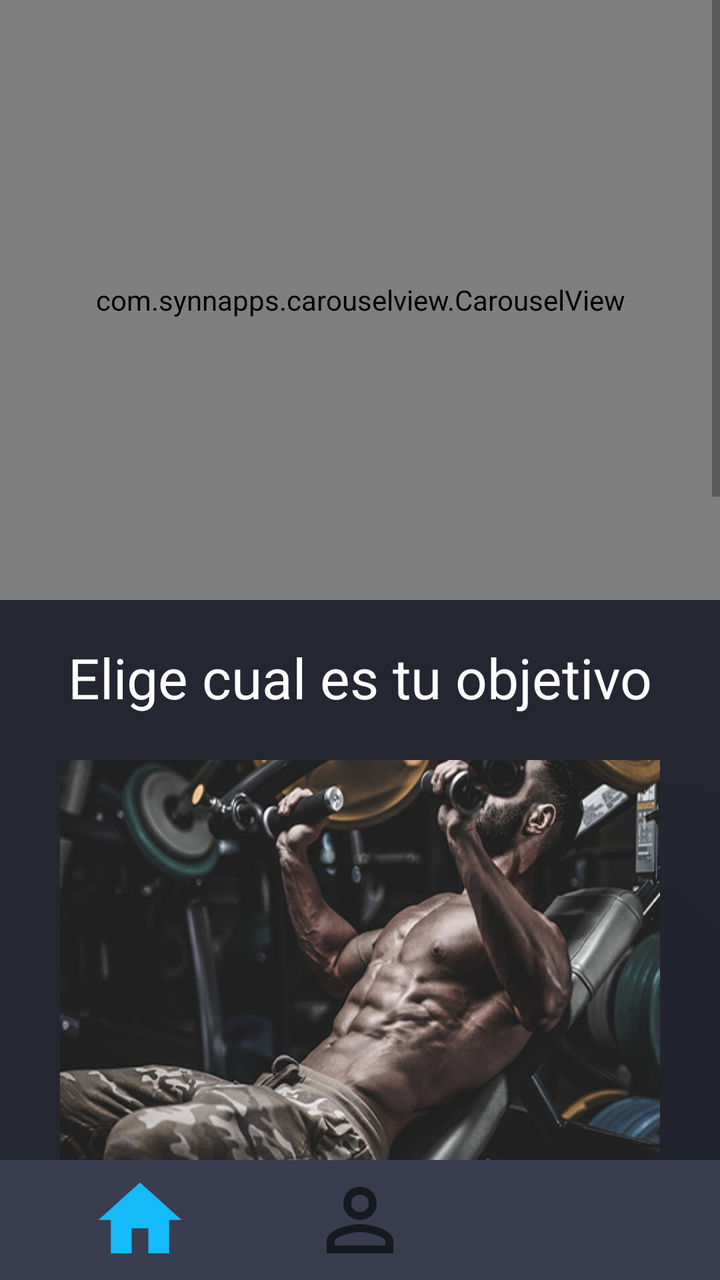
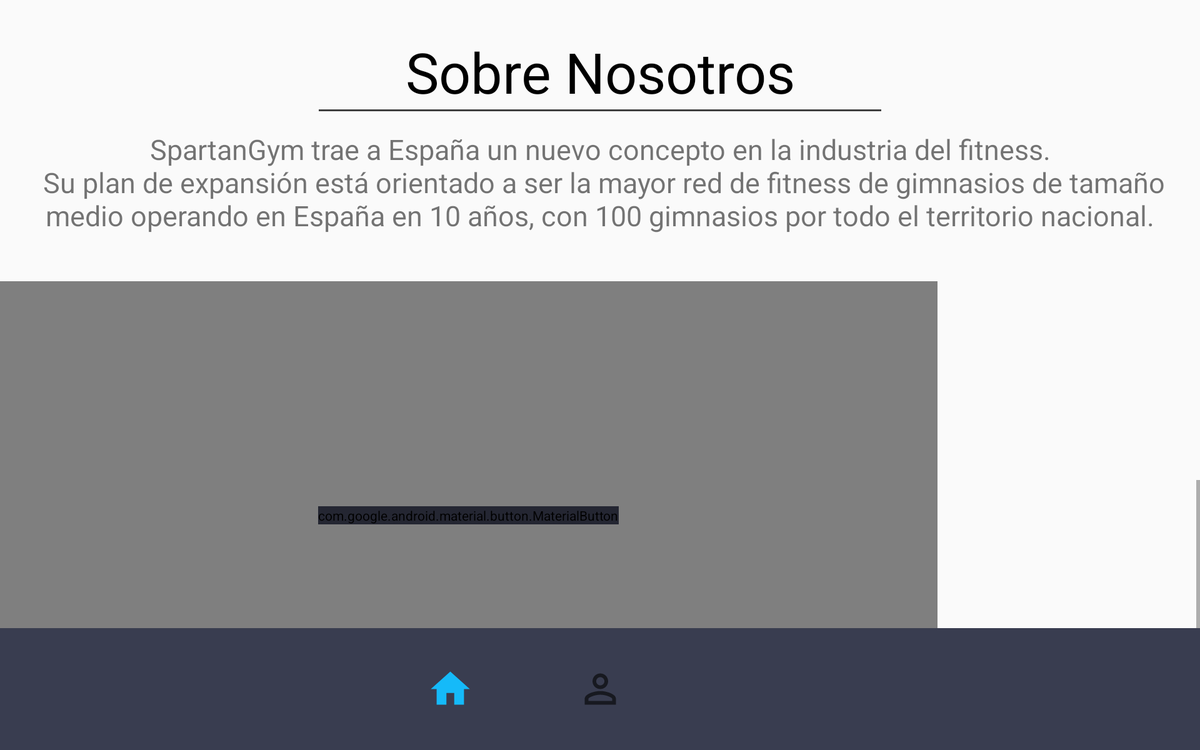

The same Android screen from two of the app's own layout files: first res/layout/ as a phone draws it, then the repository's variant for another configuration, drawn on a device whose configuration selects that folder. Both files follow.
<!-- AndroidManifest.xml: activity theme Theme.AppCompat.Light.NoActionBar -->
<!-- res/layout/activity_inicio.xml -->
<?xml version="1.0" encoding="utf-8"?>
<androidx.constraintlayout.widget.ConstraintLayout xmlns:android="http://schemas.android.com/apk/res/android"
    xmlns:app="http://schemas.android.com/apk/res-auto"
    xmlns:tools="http://schemas.android.com/tools"
    android:layout_width="match_parent"
    android:layout_height="match_parent"
    tools:context=".InicioActivity">


    <ScrollView
        android:id="@+id/scrollView2"
        android:layout_width="match_parent"
        android:layout_height="match_parent">

        <RelativeLayout
            android:layout_width="match_parent"
            android:layout_height="wrap_content">


            <com.synnapps.carouselview.CarouselView
                android:id="@+id/carousel"
                android:layout_width="420dp"
                android:layout_height="300dp"
                app:fillColor="#FFFFFFFF"
                app:layout_constraintLeft_toLeftOf="parent"
                app:layout_constraintRight_toRightOf="parent"
                app:layout_constraintTop_toTopOf="parent"
                app:pageColor="#00000000"
                app:slideInterval="20000"
                app:strokeColor="#353535"
                app:strokeWidth="1dp"></com.synnapps.carouselview.CarouselView>

            <RelativeLayout
                android:id="@+id/layoutObjetivos"
                android:layout_width="420dp"
                android:layout_height="wrap_content"
                android:layout_below="@id/carousel"
                android:background="@color/oscurofondo">


                <LinearLayout
                    android:id="@+id/txtTitulo"
                    android:layout_width="match_parent"
                    android:layout_height="80dp">

                    <TextView
                        android:layout_width="match_parent"
                        android:layout_height="match_parent"
                        android:layout_marginTop="20dp"
                        android:gravity="center_horizontal"
                        android:text="Elige cual es tu objetivo"
                        android:textColor="@color/white"
                        android:textSize="28sp"></TextView>
                </LinearLayout>


                <LinearLayout
                    android:layout_width="match_parent"
                    android:layout_height="wrap_content"
                    android:layout_below="@id/txtTitulo"
                    android:gravity="center"
                    android:orientation="vertical">

                    <LinearLayout
                        android:layout_width="300dp"
                        android:layout_height="260dp"
                        android:background="@drawable/cardsobjetivos"
                        android:elevation="50dp"
                        android:orientation="vertical">


                        <ImageView
                            android:layout_width="300dp"
                            android:layout_height="200dp"
                            android:scaleType="centerCrop"
                            android:src="@drawable/imghipertrofia"></ImageView>

                        <TextView
                            android:layout_width="match_parent"
                            android:layout_height="60dp"
                            android:gravity="center"
                            android:text="@string/txtHipertrofia"
                            android:textColor="@color/black"
                            android:textSize="24sp"
                            android:textStyle="bold"></TextView>


                    </LinearLayout>

                    <LinearLayout
                        android:layout_width="300dp"
                        android:layout_height="260dp"
                        android:layout_marginTop="30dp"
                        android:background="@drawable/cardsobjetivos"
                        android:elevation="50dp"
                        android:orientation="vertical">


                        <ImageView
                            android:layout_width="300dp"
                            android:layout_height="200dp"
                            android:scaleType="centerCrop"
                            android:src="@drawable/imgperdidapeso"></ImageView>

                        <TextView
                            android:layout_width="match_parent"
                            android:layout_height="60dp"
                            android:gravity="center"
                            android:text="@string/txtPerdida"
                            android:textColor="@color/black"
                            android:textSize="24sp"
                            android:textStyle="bold"></TextView>


                    </LinearLayout>


                    <LinearLayout
                        android:layout_width="300dp"
                        android:layout_height="260dp"
                        android:layout_marginTop="30dp"
                        android:layout_marginBottom="40dp"
                        android:background="@drawable/cardsobjetivos"
                        android:elevation="50dp"
                        android:orientation="vertical">


                        <ImageView
                            android:layout_width="300dp"
                            android:layout_height="200dp"
                            android:scaleType="centerCrop"
                            android:src="@drawable/imgsaludable"></ImageView>

                        <TextView
                            android:layout_width="match_parent"
                            android:layout_height="60dp"
                            android:gravity="center"
                            android:text="@string/txtSaludable"
                            android:textColor="@color/black"
                            android:textSize="24sp"
                            android:textStyle="bold"></TextView>


                    </LinearLayout>

                </LinearLayout>


            </RelativeLayout>


            <LinearLayout
                android:layout_width="match_parent"
                android:layout_height="wrap_content"
                android:layout_below="@+id/layoutObjetivos"
                android:layout_marginTop="40dp"
                android:orientation="vertical">





                <androidx.cardview.widget.CardView
                    android:layout_width="match_parent"
                    android:layout_height="70dp"
                    android:foreground="@drawable/stroke_color"
                    android:id="@+id/cardSobre"
                    >


                    <TextView
                        android:layout_width="match_parent"
                        android:layout_height="match_parent"
                        android:gravity="center"
                        android:text="SOBRE NOSOTROS"
                        android:textColor="@color/black"
                        android:textSize="30sp"
                        android:textStyle="bold"

                        ></TextView>

                </androidx.cardview.widget.CardView>

                <androidx.cardview.widget.CardView
                    android:layout_width="match_parent"
                    android:layout_height="70dp"
                    android:foreground="@drawable/stroke_color"
                    android:layout_marginTop="10dp"
                    android:id="@+id/cardPorque"
                    >


                    <TextView
                        android:layout_width="match_parent"
                        android:layout_height="match_parent"
                        android:text="POR QUE NOSOTROS"
                        android:gravity="center"
                        android:textSize="30sp"
                        android:textStyle="bold"
                        android:textColor="@color/black"

                        ></TextView>

                </androidx.cardview.widget.CardView>


                <LinearLayout
                    android:layout_width="match_parent"
                    android:layout_height="wrap_content"
                    android:id="@+id/contenedor"
                    android:layout_marginTop="20dp"
                    android:orientation="horizontal"

                    ></LinearLayout>








                <Button
                    android:layout_width="wrap_content"
                    android:id="@+id/btnPagina"
                    android:layout_height="80dp"
                    android:layout_centerHorizontal="true"
                    android:layout_marginBottom="100dp"
                    android:backgroundTint="@color/oscurofondo"
                    android:text="@string/btnPagina"
                    android:textColor="@color/white"
                    android:textSize="18sp"
                    android:layout_gravity="center_horizontal"></Button>



            </LinearLayout>

        </RelativeLayout>

    </ScrollView>



    <LinearLayout
        android:layout_width="match_parent"
        android:layout_height="60dp"
        android:gravity="center"
        android:orientation="horizontal"
        android:background="@color/oscuropartes"
        app:layout_constraintBottom_toBottomOf="parent"
        app:layout_constraintLeft_toLeftOf="parent"
        app:layout_constraintRight_toRightOf="parent"
        >




        <ImageButton
            android:layout_width="50dp"
            android:layout_height="50dp"
            android:id="@+id/imageHome"
            android:backgroundTint="@android:color/transparent"
            android:src="@drawable/menuhome_focus"
            ></ImageButton>

        <ImageButton
            android:layout_width="50dp"
            android:layout_height="50dp"
            android:id="@+id/imageUser"
            android:backgroundTint="@android:color/transparent"
            android:src="@drawable/menuuser"
            android:layout_marginLeft="60dp"
            ></ImageButton>

        <ImageButton
            android:layout_width="50dp"
            android:layout_height="50dp"
            android:id="@+id/imageMenu"
            android:backgroundTint="@android:color/transparent"
            android:src="@drawable/menumenu"
            android:layout_marginLeft="60dp"
            ></ImageButton>

    </LinearLayout>







</androidx.constraintlayout.widget.ConstraintLayout>
<!-- resources referenced by this layout -->
<resources>
  <color name="black">#FF000000</color>
  <color name="oscurofondo">#242632</color>
  <color name="oscuropartes">#393D50</color>
  <color name="white">#FFFFFFFF</color>
  <!-- drawable cardsobjetivos (drawable) -->
  <?xml version="1.0" encoding="utf-8"?>
  <shape xmlns:android="http://schemas.android.com/apk/res/android"
      android:shape="rectangle">
  
      <corners android:bottomLeftRadius="50dp" android:bottomRightRadius="50dp"></corners>
      <solid android:color="#E4E4E4"></solid>
  
  </shape>
  <!-- drawable imghipertrofia: jpg bitmap (drawable-v24, 128770 bytes) -->
  <!-- drawable imgperdidapeso: jpg bitmap (drawable-v24, 125714 bytes) -->
  <!-- drawable imgsaludable: jpg bitmap (drawable-v24, 136211 bytes) -->
  <!-- drawable menuhome_focus (drawable) -->
  <vector xmlns:android="http://schemas.android.com/apk/res/android"
      android:width="50dp"
      android:height="50dp"
      android:viewportWidth="24"
      android:viewportHeight="24">
      <path
          android:fillColor="@color/azulclaro2"
          android:pathData="M10,20v-6h4v6h5v-8h3L12,3 2,12h3v8z"/>
  </vector>
  <!-- drawable menuuser (drawable) -->
  <vector xmlns:android="http://schemas.android.com/apk/res/android"
      android:width="50dp"
      android:height="50dp"
      android:viewportWidth="24"
      android:viewportHeight="24"
      android:tint="?attr/colorControlNormal">
    <path
        android:fillColor="@color/white"
        android:pathData="M12,5.9c1.16,0 2.1,0.94 2.1,2.1s-0.94,2.1 -2.1,2.1S9.9,9.16 9.9,8s0.94,-2.1 2.1,-2.1m0,9c2.97,0 6.1,1.46 6.1,2.1v1.1L5.9,18.1L5.9,17c0,-0.64 3.13,-2.1 6.1,-2.1M12,4C9.79,4 8,5.79 8,8s1.79,4 4,4 4,-1.79 4,-4 -1.79,-4 -4,-4zM12,13c-2.67,0 -8,1.34 -8,4v3h16v-3c0,-2.66 -5.33,-4 -8,-4z"/>
  </vector>
  <!-- drawable stroke_color (drawable) -->
  <?xml version="1.0" encoding="utf-8"?>
  <selector xmlns:android="http://schemas.android.com/apk/res/android">
  
      <item>
          <shape
              xmlns:android="http://schemas.android.com/apk/res/android">
              <stroke
                  android:color="#101010"
                  android:width="2dp"/>
              <corners
                  android:radius="10dp"/>
          </shape>
      </item>
  
  </selector>
  <string name="btnPagina">NUESTRA PAGINA</string>
  <string name="txtHipertrofia">HIPERTROFIA</string>
  <string name="txtPerdida">PERDIDA DE PESO</string>
  <string name="txtSaludable">VIDA SALUDABLE</string>
  <color name="azulclaro2">#15BAF9</color>
</resources>
<!-- res/layout-sw720dp/activity_inicio.xml (the repository's variant of the layout above) -->
<!-- drawn on a large tablet held sideways -->
<?xml version="1.0" encoding="utf-8"?>
<androidx.constraintlayout.widget.ConstraintLayout xmlns:android="http://schemas.android.com/apk/res/android"
    xmlns:app="http://schemas.android.com/apk/res-auto"
    xmlns:tools="http://schemas.android.com/tools"
    android:layout_width="match_parent"
    android:layout_height="match_parent"
    tools:context=".InicioActivity">


    <ScrollView
        android:id="@+id/scrollView2"
        android:layout_width="match_parent"
        android:layout_height="match_parent">

        <RelativeLayout
            android:layout_width="match_parent"
            android:layout_height="wrap_content">


            <com.synnapps.carouselview.CarouselView
                android:id="@+id/carousel"
                android:layout_width="1000dp"
                android:layout_height="500dp"
                app:fillColor="#FFFFFFFF"
                app:layout_constraintLeft_toLeftOf="parent"
                app:layout_constraintRight_toRightOf="parent"
                app:layout_constraintTop_toTopOf="parent"
                app:pageColor="#00000000"
                app:slideInterval="20000"
                app:strokeColor="#353535"
                app:strokeWidth="1dp"></com.synnapps.carouselview.CarouselView>

            <RelativeLayout
                android:id="@+id/layoutObjetivos"
                android:layout_width="1000dp"
                android:layout_height="wrap_content"
                android:layout_below="@id/carousel"
                android:background="@color/oscurofondo">


                <LinearLayout
                    android:id="@+id/txtTitulo"
                    android:layout_width="match_parent"
                    android:layout_height="80dp">

                    <TextView
                        android:layout_width="match_parent"
                        android:layout_height="match_parent"
                        android:layout_marginTop="20dp"
                        android:gravity="center_horizontal"
                        android:text="Elige cual es tu objetivo"
                        android:textColor="@color/white"
                        android:textSize="28sp"></TextView>
                </LinearLayout>


                <LinearLayout
                    android:layout_width="match_parent"
                    android:layout_height="wrap_content"
                    android:layout_below="@id/txtTitulo"
                    android:gravity="center"
                    android:orientation="vertical">

                    <LinearLayout
                        android:layout_width="500dp"
                        android:layout_height="400dp"
                        android:background="@drawable/cardsobjetivos"
                        android:elevation="50dp"
                        android:orientation="vertical">


                        <ImageView
                            android:layout_width="500dp"
                            android:layout_height="330dp"
                            android:scaleType="centerCrop"
                            android:src="@drawable/imghipertrofia"></ImageView>

                        <TextView
                            android:layout_width="match_parent"
                            android:layout_height="60dp"
                            android:gravity="center"
                            android:text="@string/txtHipertrofia"
                            android:textColor="@color/black"
                            android:textSize="30sp"
                            android:textStyle="bold"></TextView>


                    </LinearLayout>

                    <LinearLayout
                        android:layout_width="500dp"
                        android:layout_height="400dp"
                        android:layout_marginTop="30dp"
                        android:background="@drawable/cardsobjetivos"
                        android:elevation="50dp"
                        android:orientation="vertical">


                        <ImageView
                            android:layout_width="500dp"
                            android:layout_height="330dp"
                            android:scaleType="centerCrop"
                            android:src="@drawable/imgperdidapeso"></ImageView>

                        <TextView
                            android:layout_width="match_parent"
                            android:layout_height="60dp"
                            android:gravity="center"
                            android:text="@string/txtPerdida"
                            android:textColor="@color/black"
                            android:textSize="30sp"
                            android:textStyle="bold"></TextView>


                    </LinearLayout>


                    <LinearLayout
                        android:layout_width="500dp"
                        android:layout_height="400dp"
                        android:layout_marginTop="30dp"
                        android:layout_marginBottom="40dp"
                        android:background="@drawable/cardsobjetivos"
                        android:elevation="50dp"
                        android:orientation="vertical">


                        <ImageView
                            android:layout_width="500dp"
                            android:layout_height="330dp"
                            android:scaleType="centerCrop"
                            android:src="@drawable/imgsaludable"></ImageView>

                        <TextView
                            android:layout_width="match_parent"
                            android:layout_height="60dp"
                            android:gravity="center"
                            android:text="@string/txtSaludable"
                            android:textColor="@color/black"
                            android:textSize="30sp"
                            android:textStyle="bold"></TextView>


                    </LinearLayout>

                </LinearLayout>


            </RelativeLayout>


            <LinearLayout
                android:layout_width="match_parent"
                android:layout_height="wrap_content"
                android:layout_below="@+id/layoutObjetivos"
                android:layout_marginTop="40dp"
                android:orientation="vertical">


                <TextView
                    android:layout_width="match_parent"
                    android:layout_height="wrap_content"
                    android:gravity="center_horizontal"
                    android:text="Sobre Nosotros"
                    android:textColor="@color/black"
                    android:textSize="60sp"></TextView>

                <View
                    android:layout_width="600dp"
                    android:layout_height="2dp"
                    android:layout_gravity="center_horizontal"
                    android:background="#3E3E3E"></View>


                <TextView
                    android:layout_width="match_parent"
                    android:layout_height="wrap_content"
                    android:layout_marginTop="20dp"
                    android:layout_marginBottom="20dp"
                    android:text="SpartanGym trae a España un nuevo concepto en la industria del fitness.\n Su plan de expansión está orientado a ser la mayor red de fitness de gimnasios de tamaño medio operando en España en 10 años, con 100 gimnasios por todo el territorio nacional."
                    android:textAlignment="center"
                    android:textSize="30sp"></TextView>




                <RelativeLayout
                    android:layout_width="wrap_content"
                    android:layout_height="wrap_content"
                    android:layout_marginTop="30dp"
                    android:layout_marginBottom="80dp">

                    <VideoView
                        android:id="@+id/videoView"
                        android:layout_width="1000dp"
                        android:layout_height="500dp"></VideoView>

                    <com.google.android.material.button.MaterialButton
                        android:id="@+id/btnStart"
                        android:layout_width="wrap_content"
                        android:layout_height="wrap_content"
                        android:layout_centerInParent="true"
                        android:layout_centerVertical="true"
                        android:textColor="@color/white"
                        android:backgroundTint="@color/oscurofondo"
                        app:icon="@android:drawable/ic_media_play"
                        app:iconGravity="textStart"></com.google.android.material.button.MaterialButton>
                </RelativeLayout>



                <Button
                    android:layout_width="wrap_content"
                    android:id="@+id/btnPagina"
                    android:layout_height="80dp"
                    android:layout_centerHorizontal="true"
                    android:layout_marginBottom="100dp"
                    android:backgroundTint="@color/oscurofondo"
                    android:text="@string/btnPagina"
                    android:textColor="@color/white"
                    android:textSize="30sp"
                    android:layout_gravity="center_horizontal"></Button>



            </LinearLayout>

        </RelativeLayout>

    </ScrollView>



    <LinearLayout
        android:layout_width="match_parent"
        android:layout_height="130dp"
        android:gravity="center"
        android:orientation="horizontal"
        android:background="@color/oscuropartes"
        app:layout_constraintBottom_toBottomOf="parent"
        app:layout_constraintLeft_toLeftOf="parent"
        app:layout_constraintRight_toRightOf="parent"
        >




        <ImageButton
            android:layout_width="100dp"
            android:layout_height="100dp"
            android:id="@+id/imageHome"
            android:backgroundTint="@android:color/transparent"
            android:src="@drawable/menuhome_focus"
            ></ImageButton>

        <ImageButton
            android:layout_width="100dp"
            android:layout_height="100dp"
            android:id="@+id/imageUser"
            android:backgroundTint="@android:color/transparent"
            android:src="@drawable/menuuser"
            android:layout_marginLeft="60dp"
            ></ImageButton>

        <ImageButton
            android:layout_width="100dp"
            android:layout_height="100dp"
            android:id="@+id/imageMenu"
            android:backgroundTint="@android:color/transparent"
            android:src="@drawable/menumenu"
            android:layout_marginLeft="60dp"
            ></ImageButton>

    </LinearLayout>







</androidx.constraintlayout.widget.ConstraintLayout>
<!-- resources referenced by the variant -->
<!-- as a large tablet held sideways resolves them -->
<resources>
  <color name="black">#FF000000</color>
  <color name="oscurofondo">#242632</color>
  <color name="oscuropartes">#393D50</color>
  <color name="white">#FFFFFFFF</color>
  <!-- drawable cardsobjetivos (drawable) -->
  <?xml version="1.0" encoding="utf-8"?>
  <shape xmlns:android="http://schemas.android.com/apk/res/android"
      android:shape="rectangle">
  
      <corners android:bottomLeftRadius="50dp" android:bottomRightRadius="50dp"></corners>
      <solid android:color="#E4E4E4"></solid>
  
  </shape>
  <!-- drawable imghipertrofia: jpg bitmap (drawable-v24, 128770 bytes) -->
  <!-- drawable imgperdidapeso: jpg bitmap (drawable-v24, 125714 bytes) -->
  <!-- drawable imgsaludable: jpg bitmap (drawable-v24, 136211 bytes) -->
  <!-- drawable menuhome_focus (drawable) -->
  <vector xmlns:android="http://schemas.android.com/apk/res/android"
      android:width="50dp"
      android:height="50dp"
      android:viewportWidth="24"
      android:viewportHeight="24">
      <path
          android:fillColor="@color/azulclaro2"
          android:pathData="M10,20v-6h4v6h5v-8h3L12,3 2,12h3v8z"/>
  </vector>
  <!-- drawable menuuser (drawable) -->
  <vector xmlns:android="http://schemas.android.com/apk/res/android"
      android:width="50dp"
      android:height="50dp"
      android:viewportWidth="24"
      android:viewportHeight="24"
      android:tint="?attr/colorControlNormal">
    <path
        android:fillColor="@color/white"
        android:pathData="M12,5.9c1.16,0 2.1,0.94 2.1,2.1s-0.94,2.1 -2.1,2.1S9.9,9.16 9.9,8s0.94,-2.1 2.1,-2.1m0,9c2.97,0 6.1,1.46 6.1,2.1v1.1L5.9,18.1L5.9,17c0,-0.64 3.13,-2.1 6.1,-2.1M12,4C9.79,4 8,5.79 8,8s1.79,4 4,4 4,-1.79 4,-4 -1.79,-4 -4,-4zM12,13c-2.67,0 -8,1.34 -8,4v3h16v-3c0,-2.66 -5.33,-4 -8,-4z"/>
  </vector>
  <string name="btnPagina">NUESTRA PAGINA</string>
  <string name="txtHipertrofia">HIPERTROFIA</string>
  <string name="txtPerdida">PERDIDA DE PESO</string>
  <string name="txtSaludable">VIDA SALUDABLE</string>
  <color name="azulclaro2">#15BAF9</color>
</resources>
